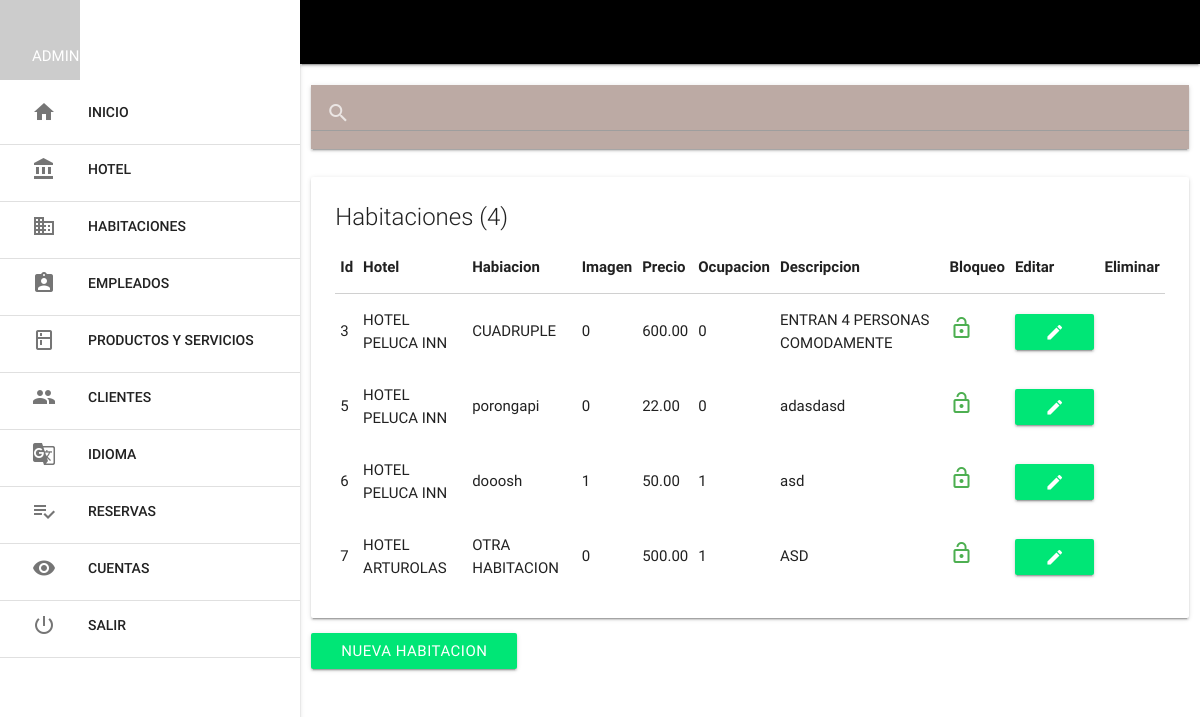
The app's page /mlt_habitacion/index.php (signed in) with its own data.
### tables this page shows
CREATE TABLE IF NOT EXISTS `mlt_habitacion` (
  `hab_id` int(11) NOT NULL AUTO_INCREMENT,
  `hot_id` int(11) DEFAULT NULL,
  `hab_nombre` varchar(50) DEFAULT NULL,
  `hab_imagen` varchar(255) DEFAULT NULL,
  `hab_precio` decimal(8,2) DEFAULT NULL,
  `hab_ocupacion` tinyint(1) DEFAULT NULL,
  `hab_descripcion` text,
  `hab_estado` tinyint(1) DEFAULT NULL,
  PRIMARY KEY (`hab_id`),
  KEY `hot_id` (`hot_id`),
  CONSTRAINT `mlt_habitacion_ibfk_1` FOREIGN KEY (`hot_id`) REFERENCES `mlt_hotel` (`hot_id`)
);

### mlt_habitacion/index.php (the view, shortened to what this page needs)
<?php include '../extend/header.php';
?>
<div class="row">
        <div class = "col s12">
        </div>
</div>
<div class="row">
        <div class = "col s12">
                <nav class="brown lighten-3">
                        <div class="nav_wrapper">
                                <div class="input-field">
                                        <input type="search" id="buscar" autocomplete="off" >
                                        <label for="buscar"><i class="material-icons">search</i></label>
                                        <i class="material-icons">close</i>
                                </div>
                        </div>
                </nav>
        </div>
</div>
<?php
if($_SESSION['nivel'] == '0')
{
    $sel = $con->query("SELECT mlt_habitacion.hab_id, mlt_habitacion.hot_id, (select mlt_hotel.hot_nombre from mlt_hotel where hot_id = mlt_habitacion.hot_id) as NombreHotel, mlt_habitacion.hab_nombre, mlt_habitacion.hab_imagen, mlt_habitacion.hab_precio, mlt_habitacion.hab_ocupacion, mlt_habitacion.hab_descripcion, mlt_habitacion.hab_estado FROM mlt_habitacion");
}
        $row = mysqli_num_rows($sel);
?>
<div class="row">
        <div class="col s12">
                <div class="card">
                        <div class="card-content">
                        <?php
                            if($_SESSION['nivel'] == 0)
                            {
                                echo ('<span class="card-title">Habitaciones ('. $row .') </span>');
                            }else
                            {
                                $hot_nombre = $_SESSION['hot_nombre'];
                                echo ('<span class="card-title">Habitaciones del ' . $hot_nombre . ' ('. $row .') </span>');
                            }
                            ?>
                                <TABLE>
                                        <THEAD>
                                                <th>Id</th>
                                                <?php
                                                        if($_SESSION['nivel'] == 0)
                                                        {
                                                            echo ('<th>Hotel</th>');
                                                        }
                                                        ?>
                                                <th>Habiacion</th>
                                                <th>Imagen</th>
                                                <th>Precio</th>
                                                <th>Ocupacion</th>
                                                <th>Descripcion</th>
                                                <th>Bloqueo</th>
                                                <th>Editar</th>
                                                <th>Eliminar</th>
                                        </THEAD>
                                        <?php while($f = $sel->fetch_assoc()){ ?>
                                                <tr>
                                                        <td><?php  echo $f['hab_id']?></td>
                                                        <?php
                                                        if($_SESSION['nivel'] == 0)
                                                        {
                                                            echo ('<td>' . $f['NombreHotel'] . '</td>');
                                                        }
                                                        ?>
                                                        <td><?php echo $f['hab_nombre']?></td>
                                                        <td><?php echo $f['hab_imagen']?></td>
                                                        <td><?php echo $f['hab_precio']?></td>
                                                        <td><?php echo $f['hab_ocupacion']?></td>
                                                        <td><?php echo $f['hab_descripcion']?></td>
                                                        <td>
                                                        <?php if($f['hab_estado'] == 1): ?>
                                                                <a href="controller_mlt_habitacion.php?op=bloquear_mlt_habitacion&id=<?php echo $f['hab_id'] ?>&bl=<?php echo $f['hab_estado'] ?>"><i class = "material-icons green-text">lock_open</i></a>
                                                                <?php else: ?>
                                                                <a href="controller_mlt_habitacion.php?op=bloquear_mlt_habitacion&id=<?php echo $f['hab_id'] ?>&bl=<?php echo $f['hab_estado'] ?>"><i class = "material-icons red-text">lock_outline</i></a>
                                                        <?php endif; ?>
                                                        </td>
                                                        <td>
                                                        <?php if($f['hab_estado'] == 1): ?>
                                                                <a href="mlt_habitacion_ver.php?id=<?php echo $f['hab_id']; ?>" class="btn green accent-3"><i class = "material-icons">edit</i></a>
                                                                <?php else: ?>
                                                        <?php endif; ?>
                                                        </td>
                                                        <td>
                                                        </td>
                                                    </tr>
                                        <?php } ?>
                                </TABLE>
                        </div>
                </div>
        </div>
        <div class="row">
                <div class = "col s12">
                        <a href="mlt_habitacion_nuevo.php" class="btn green accent-3">NUEVA HABITACION</a>
                </div>
        </div>
</div>
<?php include '../extend/scripts.php'; ?>
</body>
</html>

### records on screen
mlt_habitacion: hab_id "3", NombreHotel "HOTEL PELUCA INN", hab_nombre "CUADRUPLE", hab_imagen "0", hab_precio "600.00", hab_ocupacion "0", hab_descripcion "ENTRAN 4 PERSONAS COMODAMENTE"
mlt_habitacion: hab_id "5", NombreHotel "HOTEL PELUCA INN", hab_nombre "porongapi", hab_imagen "0", hab_precio "22.00", hab_ocupacion "0", hab_descripcion "adasdasd"
mlt_habitacion: hab_id "6", NombreHotel "HOTEL PELUCA INN", hab_nombre "dooosh", hab_imagen "1", hab_precio "50.00", hab_ocupacion "1", hab_descripcion "asd"
mlt_habitacion: hab_id "7", NombreHotel "HOTEL ARTUROLAS", hab_nombre "OTRA HABITACION", hab_imagen "0", hab_precio "500.00", hab_ocupacion "1", hab_descripcion "ASD"

### other values on screen
$_SESSION['nombre'] "ADMIN"
$row "4"
